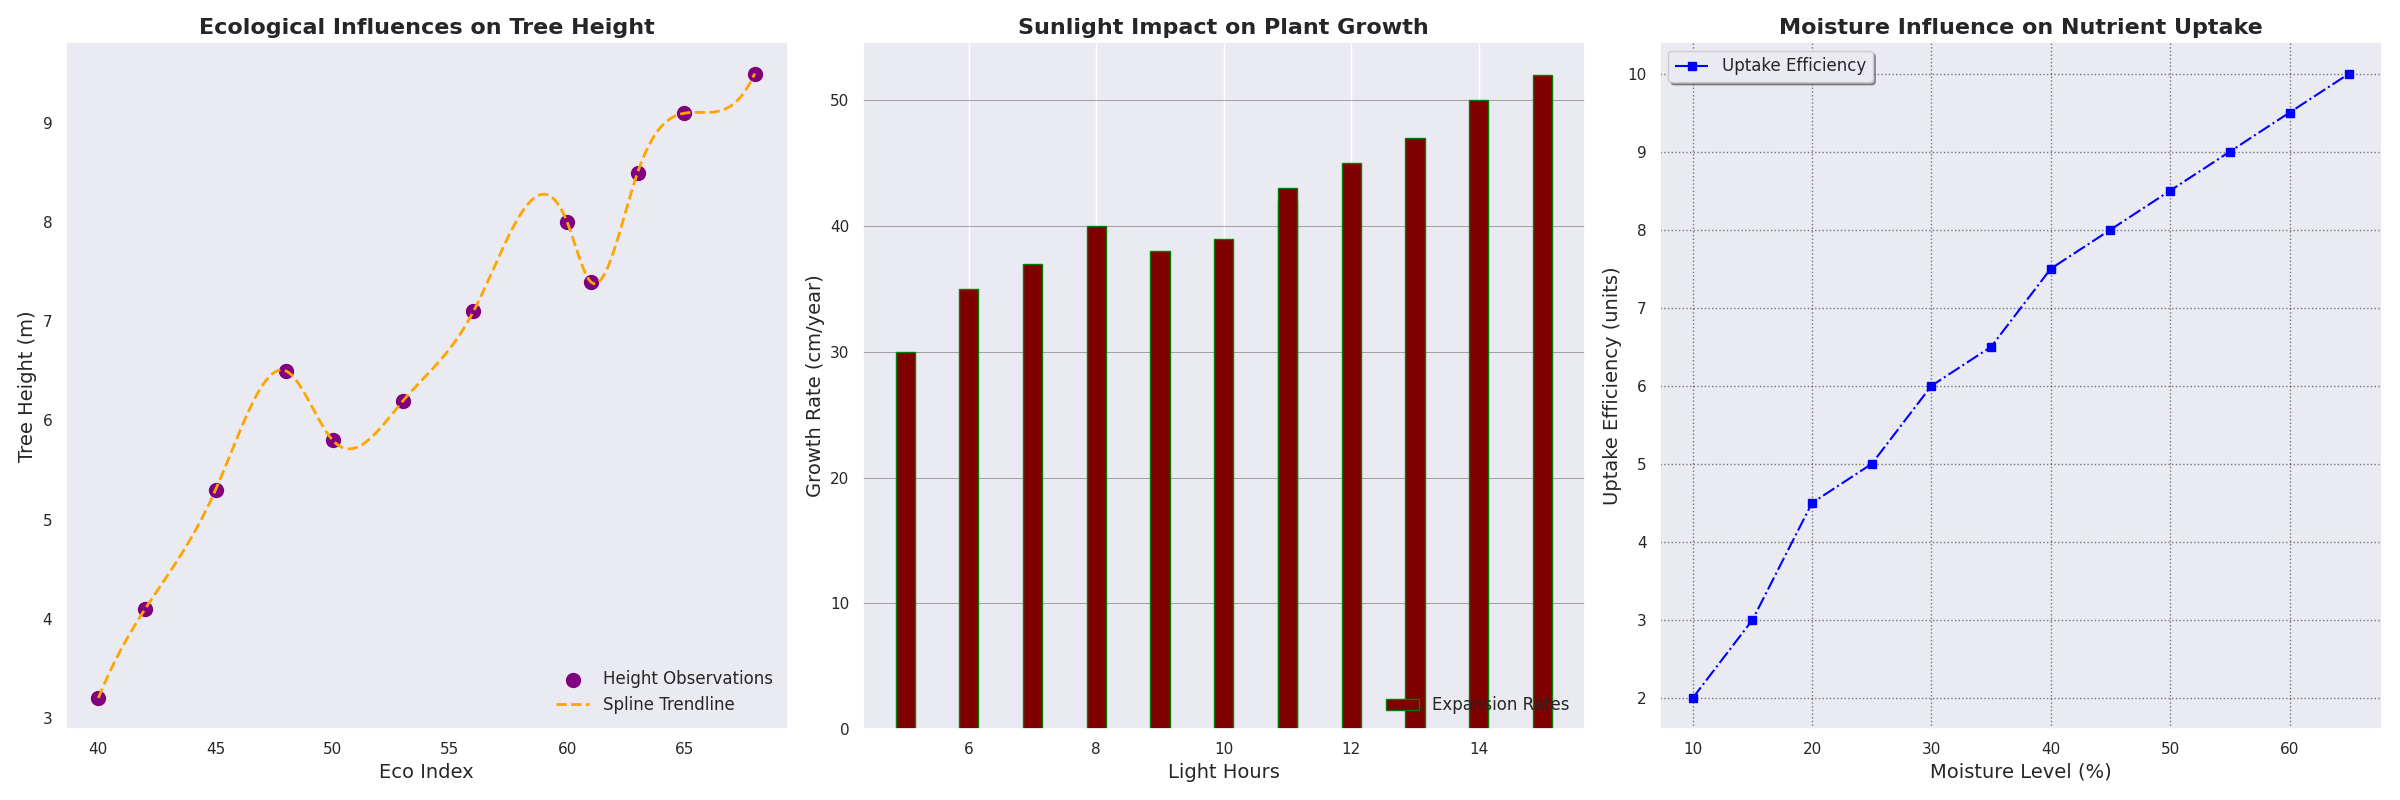

This chart was generated by the following Python code:
import matplotlib.pyplot as plt
import numpy as np
from scipy.interpolate import make_interp_spline

tree_heights = np.array([3.2, 4.1, 5.3, 6.5, 5.8, 6.2, 7.1, 8.0, 7.4, 8.5, 9.1, 9.5])
environmental_index = np.array([40, 42, 45, 48, 50, 53, 56, 60, 61, 63, 65, 68])

sunlight_hours = np.array([5, 6, 7, 8, 9, 10, 11, 12, 11, 13, 14, 15])
growth_rates = np.array([30, 35, 37, 40, 38, 39, 42, 45, 43, 47, 50, 52])

soil_moisture = np.array([10, 15, 20, 25, 30, 35, 40, 45, 50, 55, 60, 65])
nutrient_absorption = np.array([2, 3, 4.5, 5, 6, 6.5, 7.5, 8, 8.5, 9, 9.5, 10])

spline_model = make_interp_spline(environmental_index, tree_heights)
x_smooth = np.linspace(environmental_index.min(), environmental_index.max(), 300)
y_smooth = spline_model(x_smooth)

fig, axs = plt.subplots(1, 3, figsize=(24, 8))

axs[0].scatter(environmental_index, tree_heights, color='purple', s=100, label='Height Observations')
axs[0].plot(x_smooth, y_smooth, color='orange', linewidth=2, linestyle='--', label='Spline Trendline')
axs[0].set_title('Ecological Influences on Tree Height', fontsize=16, fontweight='bold')
axs[0].set_xlabel('Eco Index', fontsize=14)
axs[0].set_ylabel('Tree Height (m)', fontsize=14)
axs[0].legend(loc='lower right', fontsize=12, frameon=False)
axs[0].grid(False)

axs[1].bar(sunlight_hours, growth_rates, color='maroon', width=0.3, edgecolor='green', label='Expansion Rates')
axs[1].set_title('Sunlight Impact on Plant Growth', fontsize=16, fontweight='bold')
axs[1].set_xlabel('Light Hours', fontsize=14)
axs[1].set_ylabel('Growth Rate (cm/year)', fontsize=14)
axs[1].legend(loc='lower right', fontsize=12, frameon=False)

# Notice the grid and border styles get more varied
axs[1].get_yaxis().grid(True, linestyle='-', color='gray', linewidth=0.7, alpha=0.7)
axs[1].set_axisbelow(True)  # Makes grid lines appear behind the bars

axs[2].plot(soil_moisture, nutrient_absorption, marker='s', linestyle='-.', color='blue', label='Uptake Efficiency')
axs[2].set_title('Moisture Influence on Nutrient Uptake', fontsize=16, fontweight='bold')
axs[2].set_xlabel('Moisture Level (%)', fontsize=14)
axs[2].set_ylabel('Uptake Efficiency (units)', fontsize=14)
axs[2].legend(loc='upper left', fontsize=12, frameon=True, fancybox=True, shadow=True)
axs[2].grid(True, linestyle=':', color='black', alpha=0.5)

plt.tight_layout()
plt.show()
